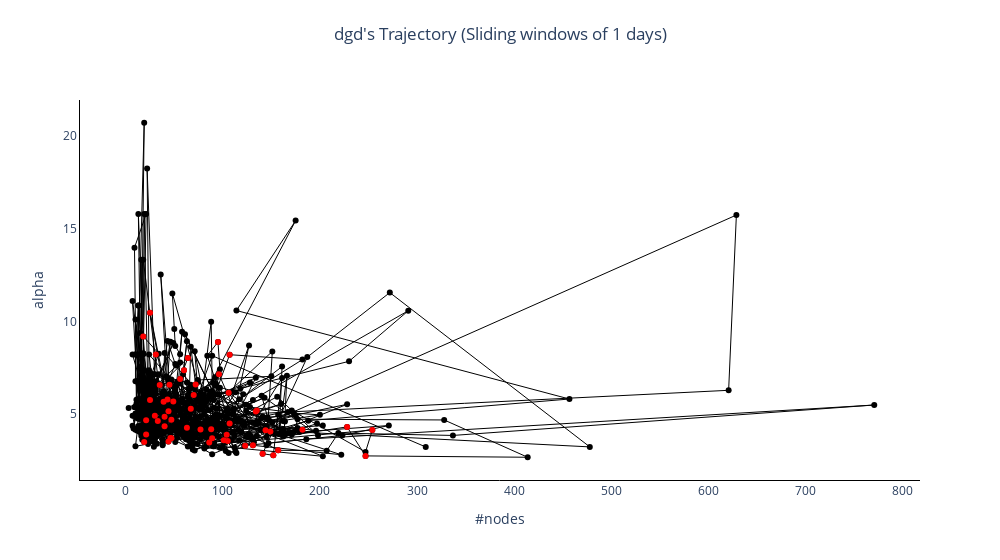

The notebook cell saved with this chart:
### Code cell
fig = go.Figure()

# Add a line trace
fig.add_trace(go.Scatter(x=df_sliding['#nodes'], y=df_sliding['alpha'], mode='lines', name='Line',line=dict(width=1,color="black")))
fig.add_trace(go.Scatter(x=df_sliding['#nodes'], y=df_sliding['alpha'], mode='markers', name='Scatter',line=dict(color="black")))

# Scatter plot with red lines and markers for the dates in df_sliding that also appear in df_events
event_days_data = df_sliding[df_sliding['window_start'].isin(df_events['date'])]
fig.add_trace(go.Scatter(
    x=event_days_data['#nodes'],
    y=event_days_data['alpha'],
    mode='markers',
    name='Event Days',
    line=dict(width=1, color='red')
))

# Customize the layout
fig.update_layout(
    title=dict(
        text=network_name+'\'s Trajectory (Sliding windows of '+str(window_size)+' days)',  # Set the title here
        x=0.5,  # Center the title horizontally (0.5 means middle)
        y=0.95,  # Adjust the vertical position as needed (0.95 is near the top)
    ),
    xaxis=dict(title='#nodes'),
    yaxis=dict(title='alpha'),
    paper_bgcolor='white',  # Set the background color to white
    plot_bgcolor='white',   # Set the plot area background color to white
    width=1000
    
)

fig.update_xaxes(linecolor='black')
fig.update_yaxes(linecolor='black')
fig.update_traces(showlegend=False)
# Show the plot
fig.show()
fig.write_image(file_path+"alpha"+network_name+"_"+str(window_size)+".png")

### Figure 1 — Plotly figure (JSON) as saved in the notebook; plotly's stock layout.template omitted (floating-point values rounded to 4 significant figures; data arrays with more than 128 entries replaced by an {"elided": "..."} marker saying what was removed)
{"data": [{"line": {"color": "black", "width": 1}, "mode": "lines", "name": "Line", "showlegend": false, "type": "scatter", "x": {"elided": "738 int values"}, "y": {"elided": "738 float values"}}, {"line": {"color": "black"}, "mode": "markers", "name": "Scatter", "showlegend": false, "type": "scatter", "x": {"elided": "738 int values"}, "y": {"elided": "738 float values"}}, {"line": {"color": "red", "width": 1}, "mode": "markers", "name": "Event Days", "showlegend": false, "type": "scatter", "x": [25, 45, 18, 21, 19, 30, 33, 35, 21, 31, 46, 40, 43, 95, 86, 56, 67, 70, 44, 47, 44, 89, 39, 96, 134, 88, 77, 106, 107, 60, 64, 72, 40, 49, 63, 47, 25, 149, 131, 101, 135, 107, 144, 141, 152, 182, 123, 157, 104, 228, 247, 254, 105], "y": [5.755, 6.583, 9.192, 4.666, 3.492, 4.902, 4.621, 6.573, 3.891, 8.213, 3.704, 4.338, 5.78, 8.892, 3.457, 6.891, 5.286, 6.022, 3.519, 3.69, 5.153, 3.693, 5.659, 7.152, 5.134, 4.183, 4.162, 6.144, 8.205, 7.372, 8.033, 6.599, 4.856, 5.684, 4.265, 4.694, 10.47, 4.052, 3.312, 3.581, 5.185, 4.493, 4.12, 2.86, 2.769, 4.153, 3.295, 3.043, 3.889, 4.306, 2.74, 4.138, 3.541]}], "layout": {"paper_bgcolor": "white", "plot_bgcolor": "white", "title": {"text": "dgd's Trajectory (Sliding windows of 1 days)", "x": 0.5, "y": 0.95}, "width": 1000, "xaxis": {"linecolor": "black", "title": {"text": "#nodes"}}, "yaxis": {"linecolor": "black", "title": {"text": "alpha"}}}}
